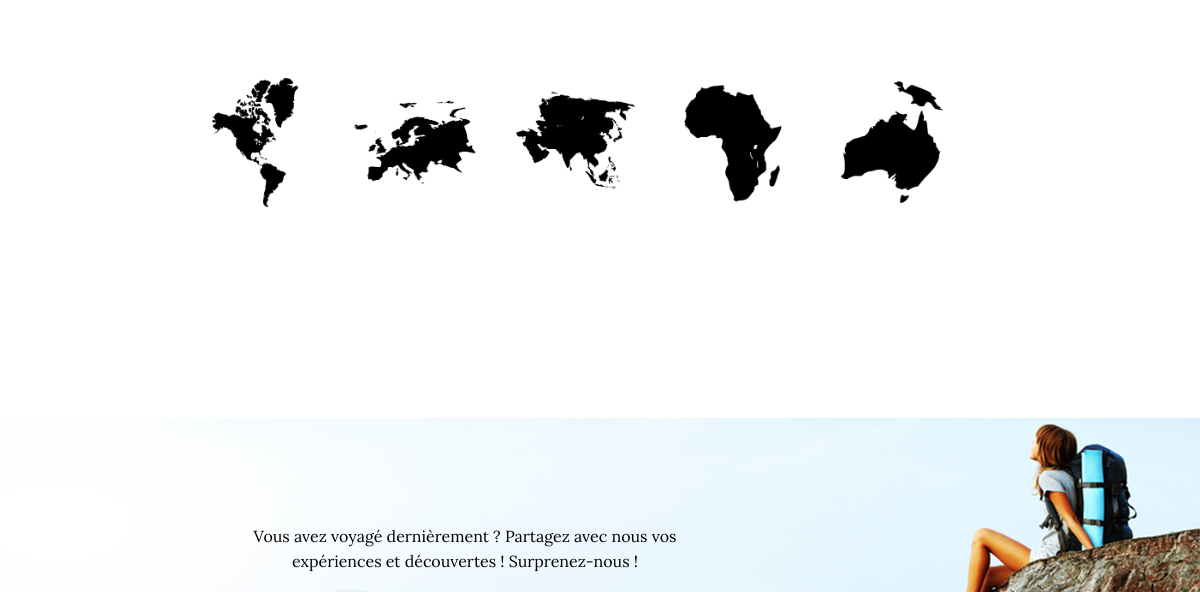
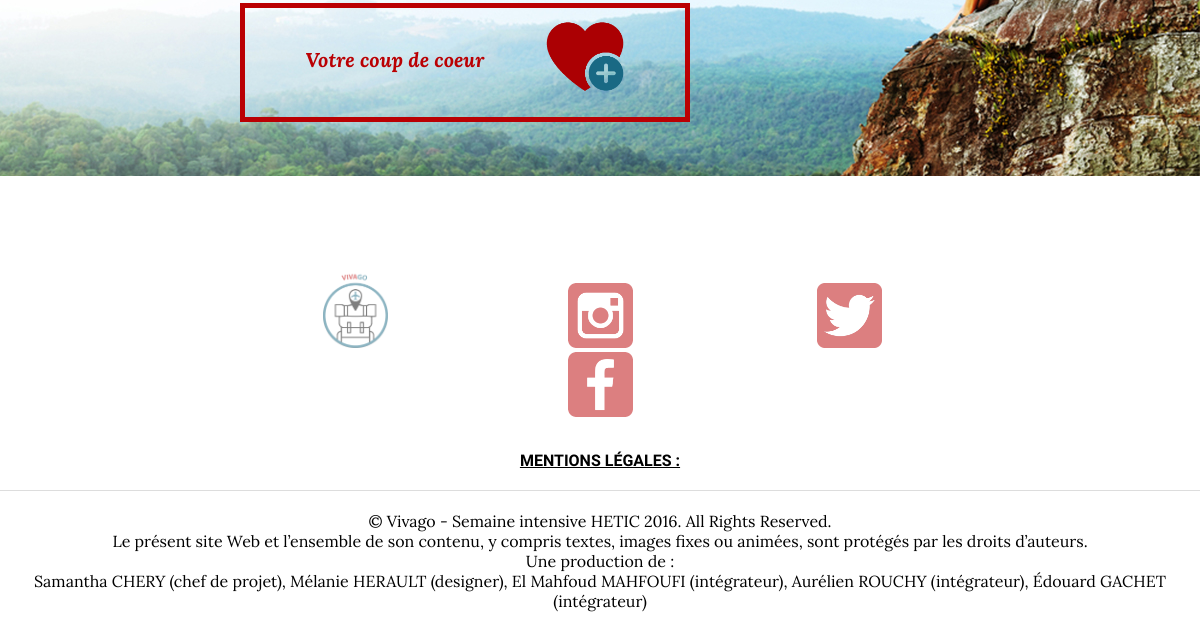
The page /index.php?s=2 (lower part) on the database as committed earlier (2 pictures, top to bottom).
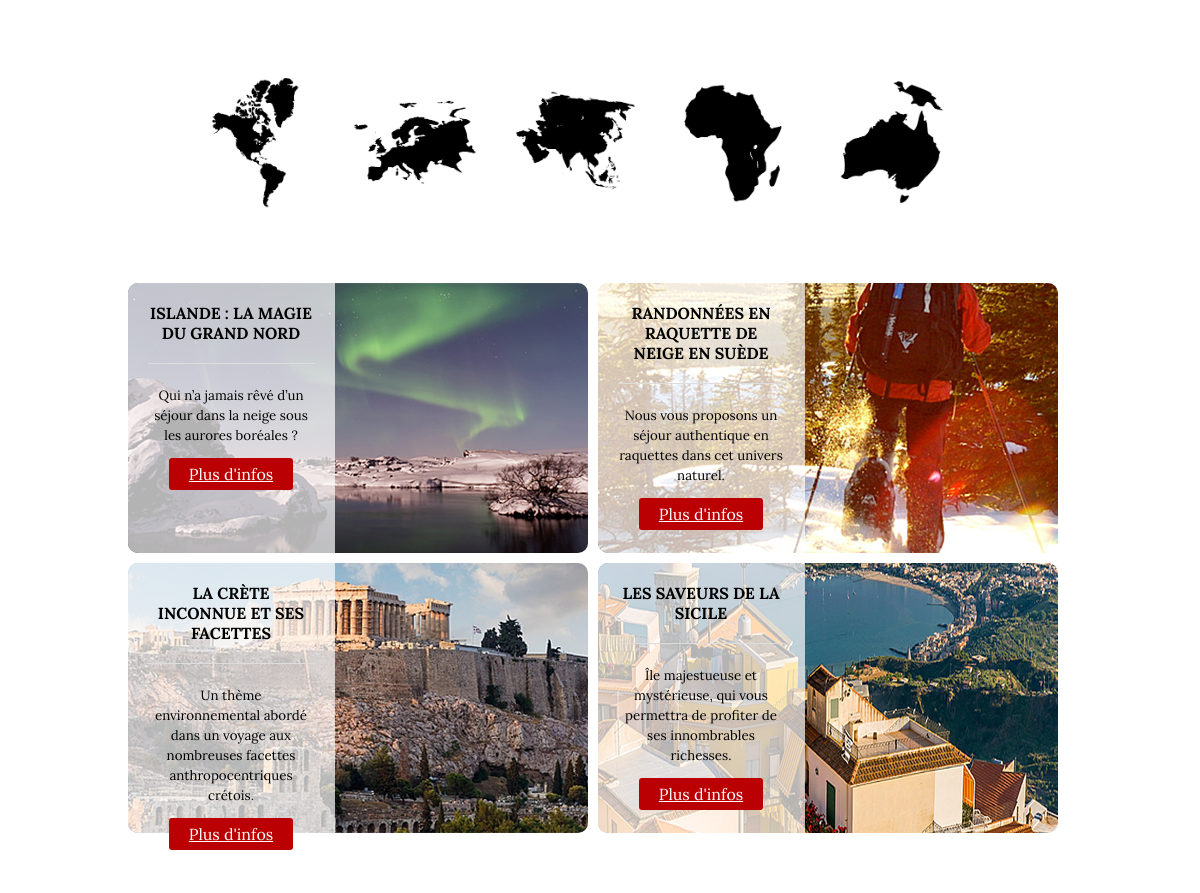
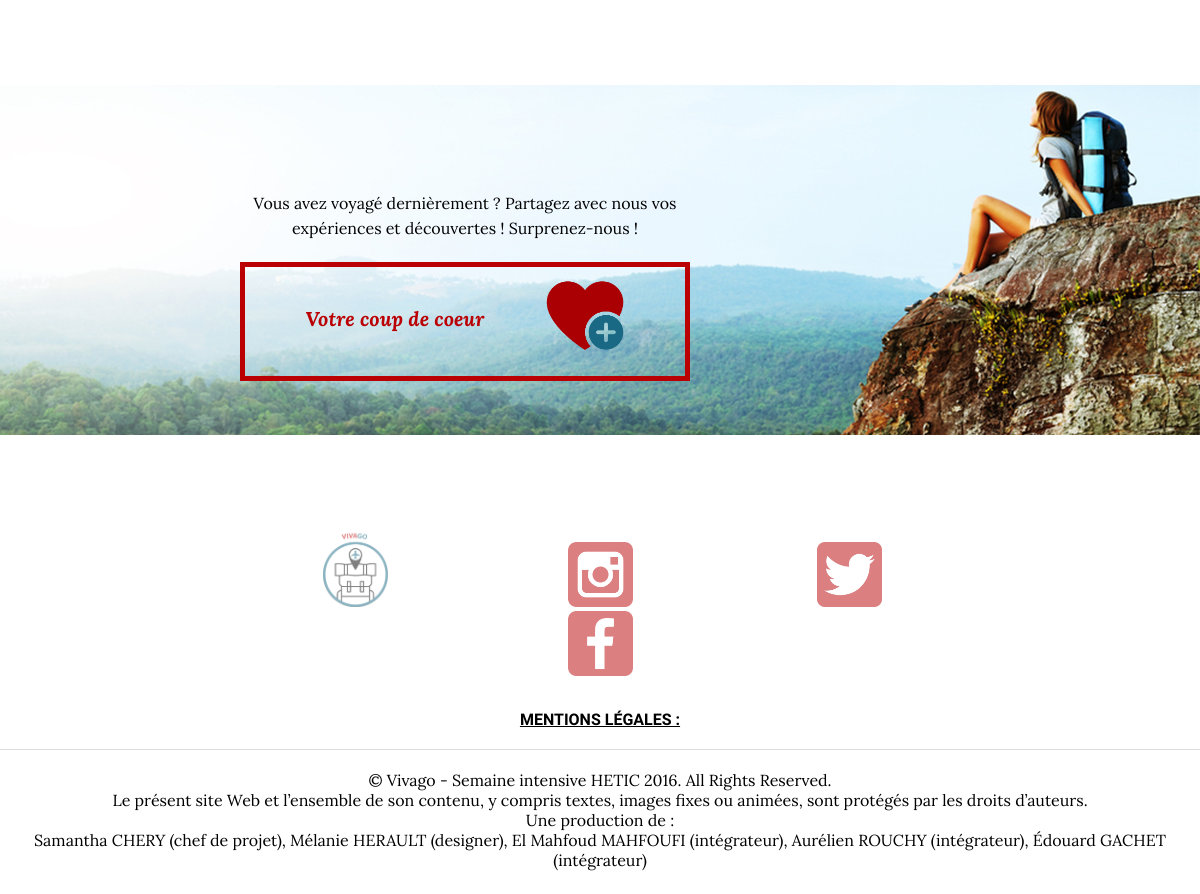
The same page on the database as committed later (2 pictures, top to bottom).
### tables this page shows
CREATE TABLE IF NOT EXISTS `voyage` (
  `ID` int(11) NOT NULL,
  `titre` varchar(255) NOT NULL,
  `resum` varchar(255) NOT NULL,
  `photo1` varchar(255) NOT NULL,
  `section` varchar(255) NOT NULL,
  `filtre` int(11) NOT NULL,
  `description` text NOT NULL,
  `adresse` varchar(255) NOT NULL,
  `map` varchar(255) NOT NULL,
  `visible` int(11) NOT NULL DEFAULT '1'
);

### index.php (the view, shortened to what this page needs)
<?php
require_once "connect.php";
if(isset($_GET['s'])){
    $filtre = $_GET['s'];
} else {
    $filtre = 1;
}
?>
<!DOCTYPE html>
<html>
<head>
    <link href="styles/style.css" rel="stylesheet">
</head>
<body>
<?php
$sql = "SELECT `ID`, `titre`, `visible`, `resum`, `photo1` FROM `voyage` WHERE `filtre` = :filtre AND `visible` = 1;";
$stmt = $pdo->prepare($sql);
$stmt->bindValue(':filtre', $filtre, PDO::PARAM_INT);
$stmt->execute();
?>
        <div id="World" class="navigation clearfix"><a href="index.php?s=1#World"> <img class="base" src="img-content/logo/amerique.png"></a><a href="index.php?s=2#World"><img class="base" src="img-content/logo/europe.png"></a><a href="index.php?s=3#World"><img class="base" src="img-content/logo/asie.png"></a><a href="index.php?s=4#World"><img class="base" src="img-content/logo/afrique.png"></a><a href="index.php?s=5#World"><img class="base" src="img-content/logo/oceanie.png"></a>
            </div>
        <section class="produit clearfix">
<?php while($row = $stmt->fetch(PDO::FETCH_ASSOC)):?>
            <article>
            <img src="img-content/<?=$row['photo1']?>">
            <div class="overlay">
                <h4><?=$row['titre']?></h4>
                <p><small><?=$row['resum']?></small></p> <a class="button2" href="produit.php?ID=<?=$row['ID']?>">Plus d'infos</a>
            </div>
            </article>
<?php endwhile;?>
       </section>
        <section id="voyage" class="ajout clearfix">
            <img src="img-content/content1.jpg">
            <p>Vous avez voyagé dernièrement ? Partagez avec nous vos expériences et découvertes ! Surprenez-nous !</p>
            <div id="wraper" class="clearfix"><a class="b1" href="formulaire.php">Votre coup de coeur</a>
            <a class="b2" href="formulaire.php"></a></div>
        </section>
<?php include('footer.php')?>
 </body>
</html>

Rows that differ between the two databases and show on the page:
now on this page (row edited): voyage: photo1 (picture), titre "ISLANDE : LA MAGIE DU GRAND NORD", resum "Qui n’a jamais rêvé d’un séjour dans la neige sous les aurores boréales ?"
now on this page (row edited): voyage: photo1 (picture), titre "RANDONNÉES EN RAQUETTE DE NEIGE EN SUÈDE", resum "Nous vous proposons un séjour authentique en raquettes dans cet univers naturel."
now on this page (row edited): voyage: photo1 (picture), titre "LA CRÈTE INCONNUE ET SES FACETTES", resum "Un thème environnemental abordé dans un voyage aux nombreuses facettes anthropocentriques crétois."
now on this page (row edited): voyage: photo1 (picture), titre "LES SAVEURS DE LA SICILE", resum "Île majestueuse et mystérieuse, qui vous permettra de profiter de ses innombrables richesses."
